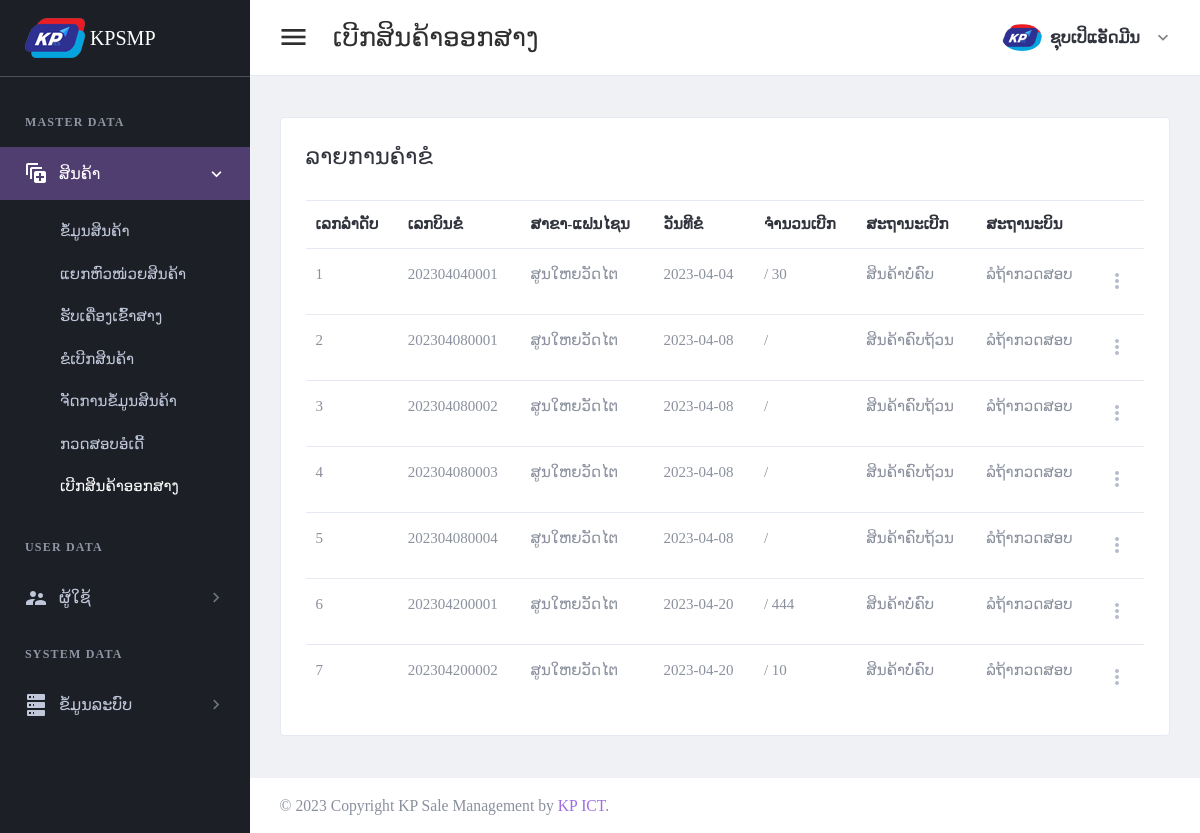
The page /page/approval-list.php (signed in) on the database as committed earlier.
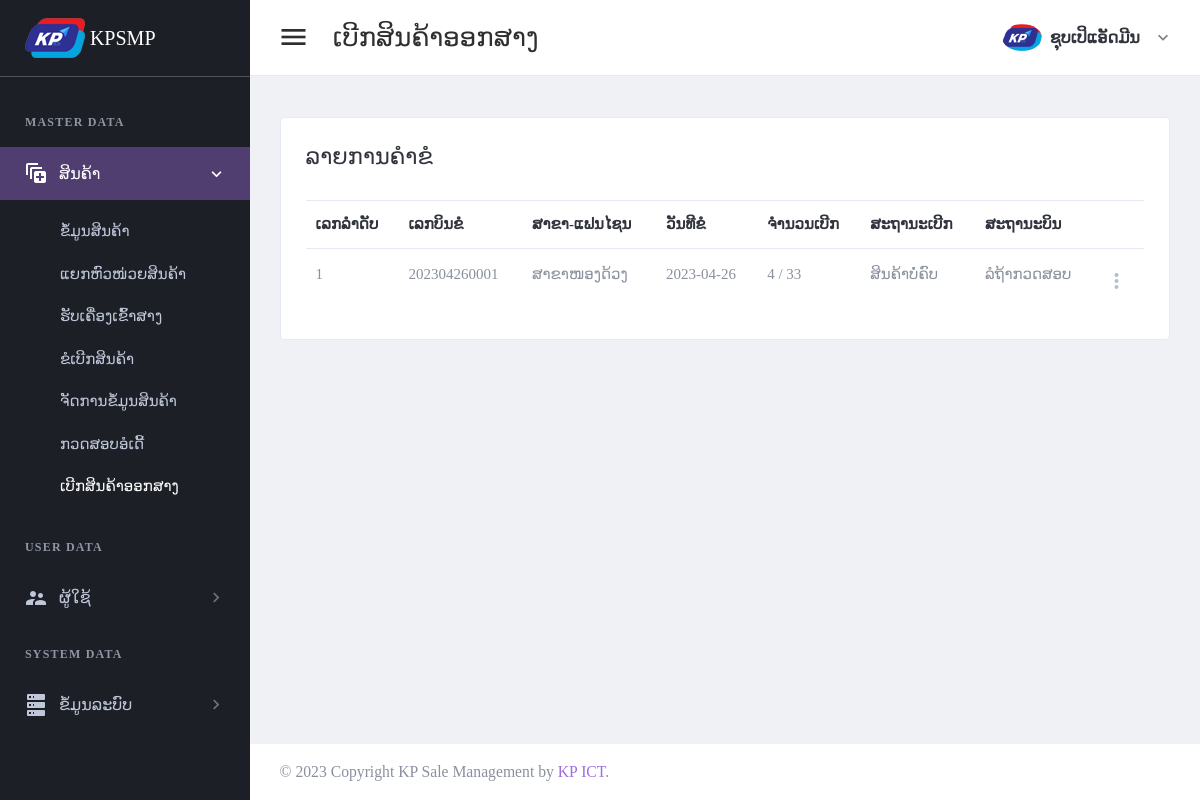
The same page on the database as committed later.
### tables this page shows
CREATE TABLE `tbl_header_title` (
  `ht_id` int(11) NOT NULL,
  `ht_name` varchar(300) DEFAULT NULL
);

CREATE TABLE `tbl_sub_title` (
  `st_id` int(11) NOT NULL,
  `st_name` varchar(300) DEFAULT NULL,
  `icon_code` varchar(100) DEFAULT NULL,
  `ht_id` int(11) DEFAULT NULL
);

CREATE TABLE `tbl_page_title` (
  `pt_id` int(11) NOT NULL,
  `pt_name` varchar(300) DEFAULT NULL,
  `ptf_name` varchar(100) DEFAULT NULL,
  `st_id` int(11) DEFAULT NULL
);

CREATE TABLE `tbl_approve_order` (
  `apo_id` int(11) NOT NULL,
  `apo_bill_number` varchar(30) DEFAULT NULL,
  `or_id` int(11) DEFAULT NULL,
  `br_id` int(11) DEFAULT NULL,
  `wh_id` int(11) DEFAULT NULL,
  `ar_status` int(11) DEFAULT NULL,
  `add_by` int(11) DEFAULT NULL,
  `date_register` date DEFAULT NULL
);

CREATE TABLE `tbl_branch` (
  `br_id` int(11) NOT NULL,
  `br_name` varchar(150) DEFAULT NULL,
  `br_status` int(11) DEFAULT NULL,
  `br_type` int(11) DEFAULT NULL,
  `add_by` int(11) DEFAULT NULL,
  `date_register` date DEFAULT NULL
);

### setting/checksession.php (called while the page is built, shortened)
<?php
	if($_SESSION['id_users'] == "" )
	{
	header("location:logout.php");
	}
	  else{
		$role_id = $_SESSION["role_id"];
	}
?>

### page/approval-list.php (the view, shortened to what the changed rows need)
<?php
include("../setting/checksession.php");
include("../setting/conn.php");
$header_name = "ເບີກສິນຄ້າອອກສາງ";
$header_click = "2";
?>
<!DOCTYPE html>
<html lang="en" dir="ltr">
<head>
    <?php
    include("../setting/callcss.php");
    ?>
</head>
<body class="navbar-fixed sidebar-fixed" id="body">
    <div class="wrapper">
        <?php include "menu.php"; ?>
        <div class="page-wrapper">
            <div class="content-wrapper">
                <div class="content">
                    <div class="email-wrapper rounded border bg-white">
                        <div class="  no-gutters justify-content-center">
                            <div class="    ">
                                <div class="  p-4 p-xl-5">
                                    <form method="post" id="additemorderfrm">
                                        <table id="productsTable2" class="table table-hover table-product" style="width:100%">
                                            <thead>
                                                <tr>
                                                    <th>ເລກລຳດັບ</th>
                                                    <th>ເລກບິນຂໍ</th>
                                                    <th>ສາຂາ-ແຟນໄຊນ</th>
                                                    <th>ວັນທີຂໍ</th>
                                                    <th>ຈຳນວນເບີກ</th>
                                                    <th>ສະຖານະເບີກ</th>
                                                    <th>ສະຖານະບິນ</th>
                                                    <th></th>
                                                </tr>
                                            </thead>
                                            <tbody>
                                                <?php
                                                $i = 1;
                                                $stmt4 = $conn->prepare("
                                                SELECT a.apo_id,apo_bill_number,br_name,ar_status,a.date_register as date_request,aos_name
                                                FROM tbl_approve_order a
                                                left join tbl_branch c on a.br_id = c.br_id
                                                left join tbl_approve_order_status d on a.ar_status = d.aos_id
                                           ");
                                                $stmt4->execute();
                                                if ($stmt4->rowCount() > 0) {
                                                    while ($row4 = $stmt4->fetch(PDO::FETCH_ASSOC)) {
                                                        $apo_id = $row4['apo_id'];
                                                        if (empty($row4['sow_bill_number'])) {
                                                            $date_check = "ລໍຖ້າກວດສອບ";
                                                        } else {
                                                            $sow_bill_number = $row4['sow_bill_number'];
                                                            $aos_name = $row4['aos_name'];
                                                            $date_check = $row4['date_check'];
                                                        }
                                                ?>
                                                        <tr>
                                                            <td><?php echo "$i"; ?></td>
                                                            <td><?php echo $row4['apo_bill_number']; ?></td>
                                                            <td><?php echo $row4['br_name']; ?></td>
                                                            <td><?php echo $row4['date_request']; ?></td>
                                                            <?php
                                                            $rowio = $conn->query("select    sum(item_values) as item_count
                                                            from tbl_stock_out_warehouse_detail a
                                                            left join tbl_stock_out_warehouse b on a.sow_id = b.sow_id
                                                            where apo_id ='$apo_id'
                                                            group by apo_id  ")->fetch(PDO::FETCH_ASSOC);
                                                            $rowap = $conn->query("
                                                            select sum(item_values) as item_approve
                                                            from tbl_approve_order_detail
                                                            where apo_id ='$apo_id'
                                                            group by apo_id  ")->fetch(PDO::FETCH_ASSOC);
                                                            ?>
                                                            <td>
                                                                <?php
                                                                echo $rowio['item_count'];
                                                                echo " / ";
                                                                echo $rowap['item_approve'];
                                                                ?>
                                                            </td>
                                                            <td>
                                                                <?php
                                                                if ($rowio['item_count'] == $rowap['item_approve']) {
                                                                    echo "ສິນຄ້າຄົບຖ້ວນ";
                                                                }else{
                                                                    echo "ສິນຄ້າບໍ່ຄົບ";
                                                                }
                                                                ?>
                                                            </td>
                                                            <td><?php echo "$date_check"; ?></td>
                                                            <td>
                                                                <div class="dropdown">
                                                                    <a class="dropdown-toggle icon-burger-mini" href="#" role="button" id="dropdownMenuLink" data-toggle="dropdown" aria-haspopup="true" aria-expanded="false" data-display="static">
                                                                    </a>
                                                                </div>
                                                            </td>
                                                        </tr>
                                                <?php
                                                        $i++;
                                                    }
                                                }
                                                ?>
                                            </tbody>
                                        </table>
                                    </form>
                                </div>
                            </div>
                        </div>
                    </div>
                </div>
            </div>
        </div>
    </div>
</body>
</html>

### page/menu.php
<aside class="left-sidebar sidebar-dark" id="left-sidebar">
  <div id="sidebar" class="sidebar sidebar-with-footer">
    <div class="app-brand">
      <a href="index.php">
        <img src="../images/iconmenu.png" alt="Mono">
        <span class="brand-name"> KPSMP</span>
      </a>
    </div>
    <div class="sidebar-left" data-simplebar style="height: 100%;">
      <ul class="nav sidebar-inner" id="sidebar-menu">
        <?php
        $stmt = $conn->prepare(" SELECT distinct a.ht_id,ht_name
        FROM tbl_header_title a
        left join tbl_role_page b on a.ht_id = b.ht_id
        where role_id ='$role_id'
        order by  a.ht_id asc ");
        $stmt->execute();
        if ($stmt->rowCount() > 0) {
          while ($row = $stmt->fetch(PDO::FETCH_ASSOC)) {
            $ht_id = $row['ht_id'];
            $ht_name = $row['ht_name'];
        ?>
            <li class="section-title"> <?php echo "$ht_name"; ?></li>
            <?php
            $stmt1 = $conn->prepare("SELECT distinct a.st_id,st_name,role_id,icon_code
            FROM tbl_sub_title a
            left join tbl_role_page b on a.st_id = b.st_id
            where a.ht_id = '$ht_id' and role_id ='$role_id'
            order by a.st_id asc ");
            $stmt1->execute();
            if ($stmt1->rowCount() > 0) {
              while ($row1 = $stmt1->fetch(PDO::FETCH_ASSOC)) {
                $st_name = $row1['st_name'];
                $st_id = $row1['st_id'];
                $icon_code = $row1['icon_code'];
            ?>
                <li class='has-sub <?php if ($header_click == "$st_id") {  echo "active expand"; } ?>'>
                  <a class="sidenav-item-link" href="javascript:void(0)" data-toggle="collapse" data-target='#<?php echo "$st_name"; ?>' aria-expanded="false" aria-controls="<?php echo "$st_name"; ?>">
                    <i class="mdi <?php echo"$icon_code";?>"></i>
                    <span class="nav-text"> <?php echo "$st_name"; ?> </span> <b class="caret"></b>
                  </a>
                  <ul class='collapse <?php if ($header_click == "$st_id" ) { echo "show"; } ?>' id="<?php echo "$st_name"; ?>" data-parent="#sidebar-menu">
                    <div class="sub-menu">
                      <?php
                      $stmt2 = $conn->prepare(" SELECT pt_name,ptf_name
                      FROM tbl_page_title a
                      left join tbl_role_page b on a.pt_id = b.pt_id
                      where a.st_id = '$st_id' and role_id ='$role_id'
                      order by a.pt_id asc ");
                      $stmt2->execute();
                      if ($stmt2->rowCount() > 0) {
                        while ($row2 = $stmt2->fetch(PDO::FETCH_ASSOC)) {
                          $pt_name = $row2['pt_name'];
                      ?>
                          <li class="<?php if ($header_name ==  $row2['pt_name']) { echo "active"; } ?>">
                            <a class="sidenav-item-link" href='<?php echo $row2['ptf_name'] ?>'>
                              <span class="nav-text"><?php echo"$pt_name";?></span>
                            </a>
                          </li>
                      <?php
                        }
                      }
                      ?>
                    </div>
                  </ul>
              <?php
              }
            }
              ?>
                </li>
            <?php
          }
        }
            ?>
      </ul>
    </div>
  </div>
</aside>

Rows that differ between the two databases and show on the page:
removed tbl_approve_order: apo_bill_number "202304080001", br.br_name "ສູນໃຫຍວັດໄຕ", date_register "2023-04-08", shows "ສິນຄ້າຄົບຖ້ວນ", date_check "ລໍຖ້າກວດສອບ"
removed tbl_approve_order: apo_bill_number "202304080002", br.br_name "ສູນໃຫຍວັດໄຕ", date_register "2023-04-08", shows "ສິນຄ້າຄົບຖ້ວນ", date_check "ລໍຖ້າກວດສອບ"
removed tbl_approve_order: apo_bill_number "202304080003", br.br_name "ສູນໃຫຍວັດໄຕ", date_register "2023-04-08", shows "ສິນຄ້າຄົບຖ້ວນ", date_check "ລໍຖ້າກວດສອບ"
removed tbl_approve_order: apo_bill_number "202304080004", br.br_name "ສູນໃຫຍວັດໄຕ", date_register "2023-04-08", shows "ສິນຄ້າຄົບຖ້ວນ", date_check "ລໍຖ້າກວດສອບ"
removed tbl_approve_order: apo_bill_number "202304200001", br.br_name "ສູນໃຫຍວັດໄຕ", date_register "2023-04-20", item_approve "444", shows "ສິນຄ້າບໍ່ຄົບ", date_check "ລໍຖ້າກວດສອບ"
removed tbl_approve_order: apo_bill_number "202304200002", br.br_name "ສູນໃຫຍວັດໄຕ", date_register "2023-04-20", item_approve "10", shows "ສິນຄ້າບໍ່ຄົບ", date_check "ລໍຖ້າກວດສອບ"
changed tbl_approve_order: apo_bill_number "202304040001" → "202304260001"; br.br_name "ສູນໃຫຍວັດໄຕ" → "ສາຂາໜອງດ້ວງ"; date_register "2023-04-04" → "2023-04-26"; item_count (not shown) → "4"; item_approve "30" → "33"
